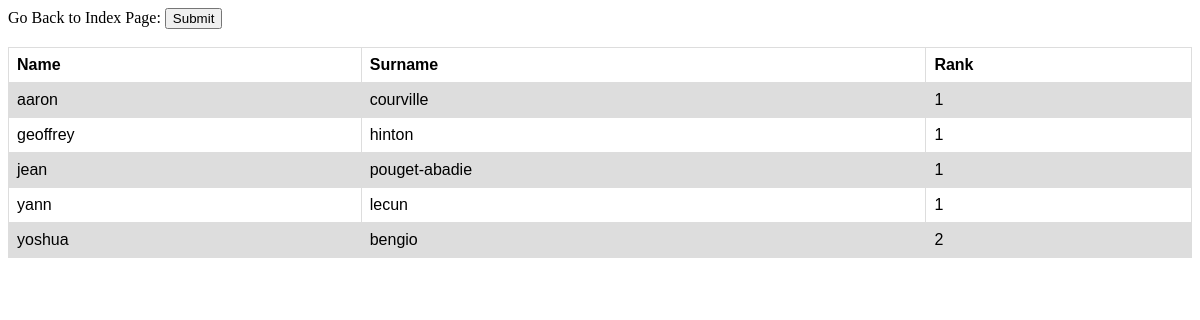
/rank_all_authors, run on an earlier commit of the app's database.
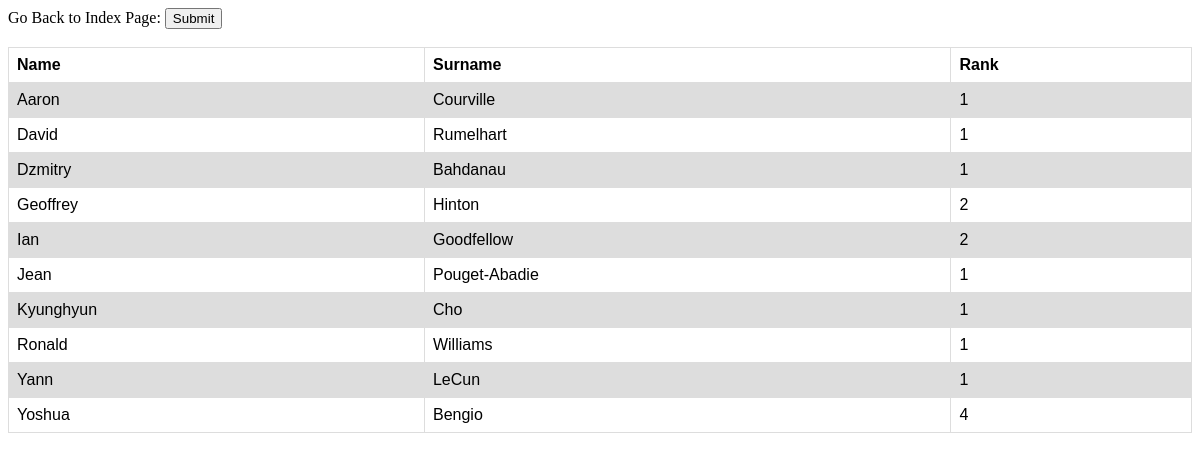
And on a later commit of the database.
### tables this page shows
CREATE TABLE authors (
            author_id INTEGER PRIMARY KEY AUTOINCREMENT, 
            author_name TEXT NOT NULL,
            author_surname TEXT NOT NULL,
            UNIQUE(author_name, author_surname) );

### app.py (the view)
@app.route('/rank_all_authors', methods=['GET'])
def rank_all_authors():
    if request.method == 'GET':
        connection = sqlite3.connect('sota.db')
        cursor = connection.cursor()
        authors_with_rank = cursor.execute("""SELECT author_name, author_surname, COUNT(*) FROM authors INNER JOIN paper_authors ON authors.author_id = paper_authors.author_id GROUP BY author_name, author_surname""").fetchall()
        for author_with_rank in authors_with_rank:
            print(author_with_rank)
        connection.close()
        return render_template("rank_all_authors.html", authors_with_rank=authors_with_rank)
    else:
        return abort(404)

### templates/rank_all_authors.html (shortened to what this page needs)
<!DOCTYPE html>
<html lang="en">
<head>
</head>
<body>
<form action="{{ url_for('index') }}" method="get">
    Go Back to Index Page:
    <input type="submit" value="Submit">
</form>
<br>
<table>
  <tr>
    <th>Name</th>
    <th>Surname</th>
    <th>Rank</th>
  </tr>
    {% for author_with_rank in authors_with_rank %}
        <tr>
            <td> {{ author_with_rank[0] }} </td>
            <td> {{ author_with_rank[1] }} </td>
            <td> {{ author_with_rank[2] }} </td>
        </tr>
    {% endfor %}
</table>
</body>
</html>

### templates/rank_all_authors.html (style rules this page uses)
table { font-family: arial, sans-serif; border-collapse: collapse; width: 100%; }
td, th { border: 1px solid #dddddd; text-align: left; padding: 8px; }
tr:nth-child(even) { background-color: #dddddd; }

What changed in the data, as far as the page shows it:
removed authors: author_name "aaron", author_surname "courville", author_with_rank "1"
removed authors: author_name "geoffrey", author_surname "hinton", author_with_rank "1"
removed authors: author_name "jean", author_surname "pouget-abadie", author_with_rank "1"
removed authors: author_name "yann", author_surname "lecun", author_with_rank "1"
removed authors: author_name "yoshua", author_surname "bengio", author_with_rank "2"
added authors: author_name "Aaron", author_surname "Courville", author_with_rank "1"
added authors: author_name "David", author_surname "Rumelhart", author_with_rank "1"
added authors: author_name "Dzmitry", author_surname "Bahdanau", author_with_rank "1"
added authors: author_name "Geoffrey", author_surname "Hinton", author_with_rank "2"
added authors: author_name "Ian", author_surname "Goodfellow", author_with_rank "2"
added authors: author_name "Jean", author_surname "Pouget-Abadie", author_with_rank "1"
added authors: author_name "Kyunghyun", author_surname "Cho", author_with_rank "1"
added authors: author_name "Ronald", author_surname "Williams", author_with_rank "1"
added authors: author_name "Yann", author_surname "LeCun", author_with_rank "1"
added authors: author_name "Yoshua", author_surname "Bengio", author_with_rank "4"
